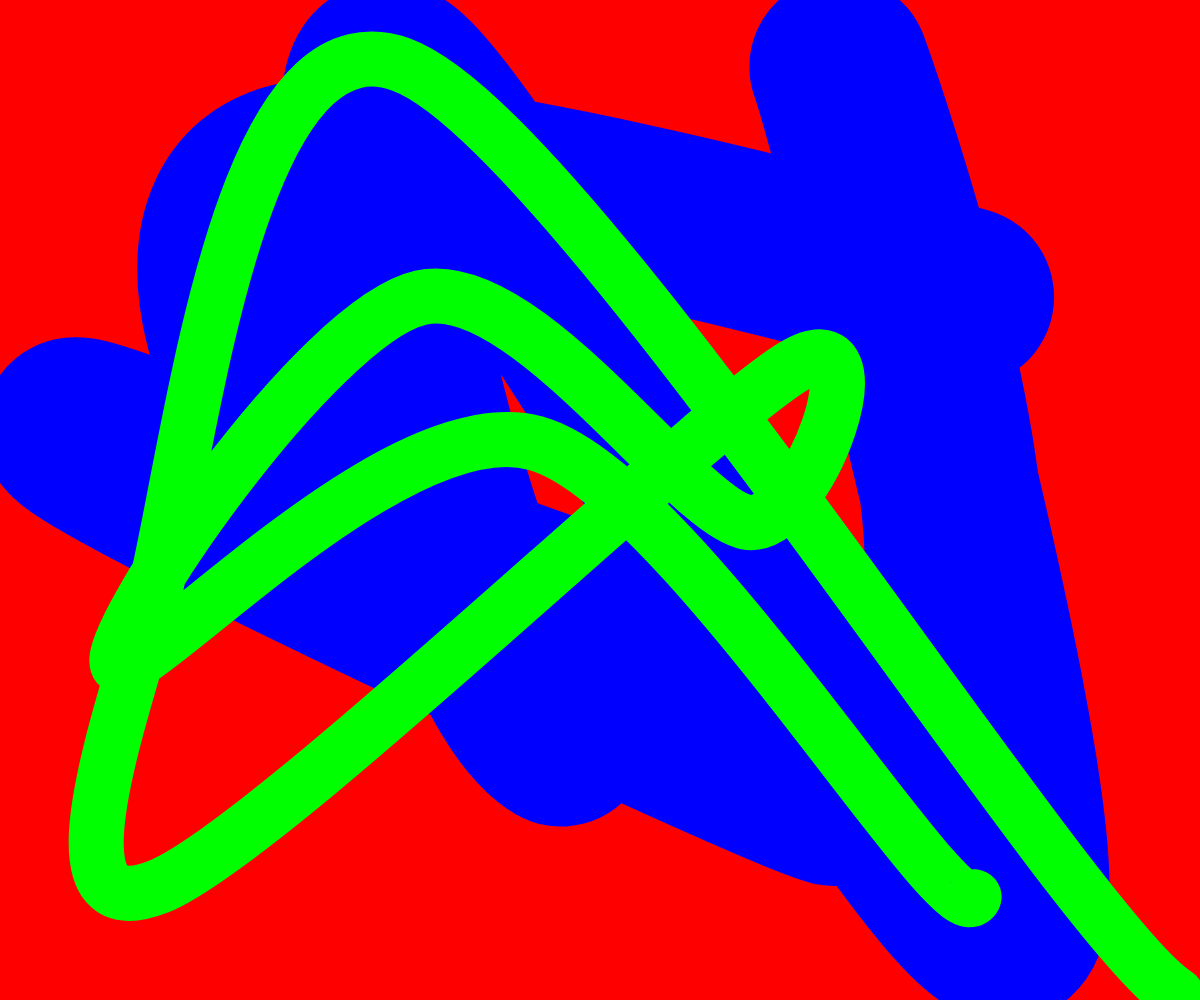
Frame 1 (no input)
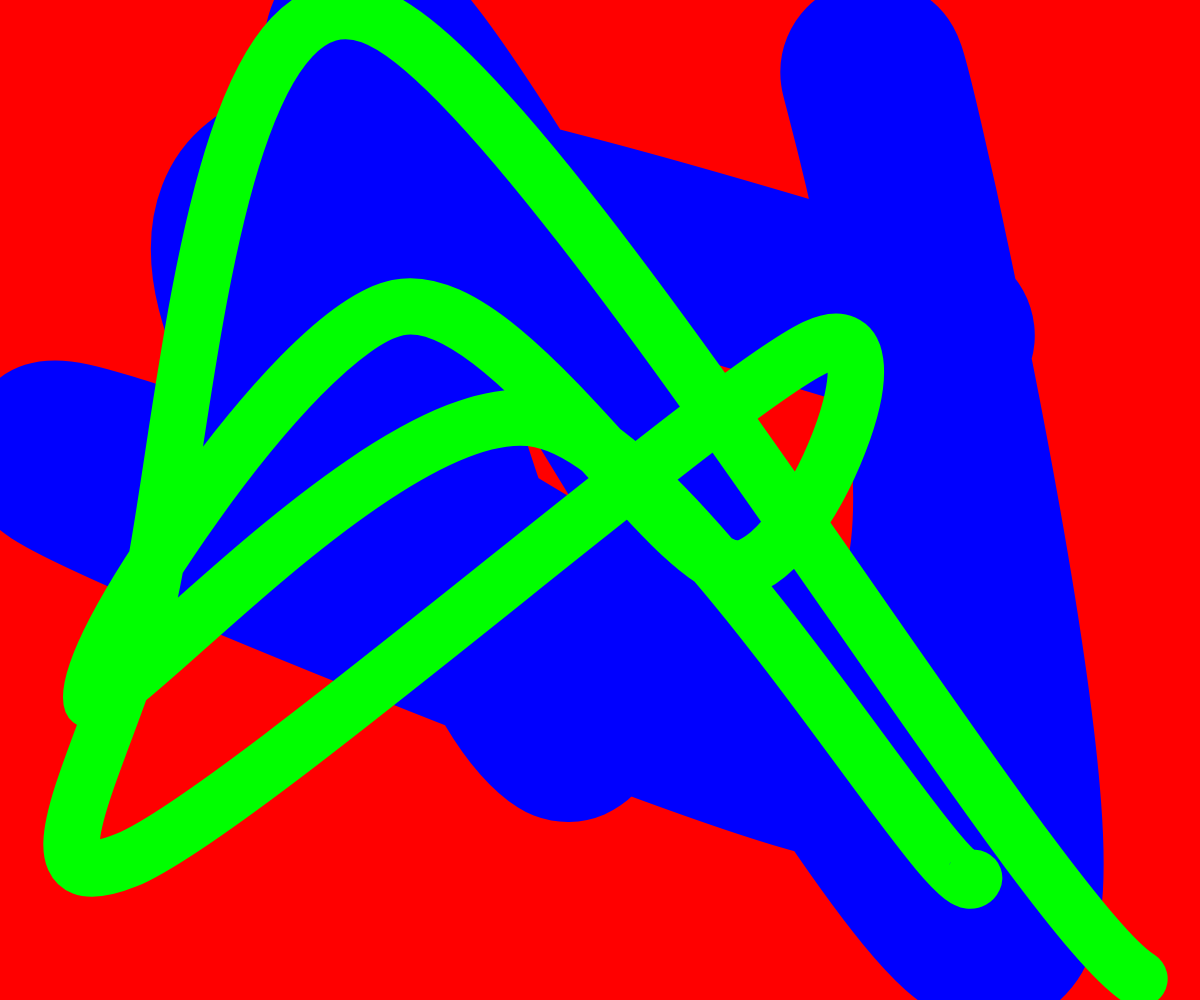
Frame 60 (no input)
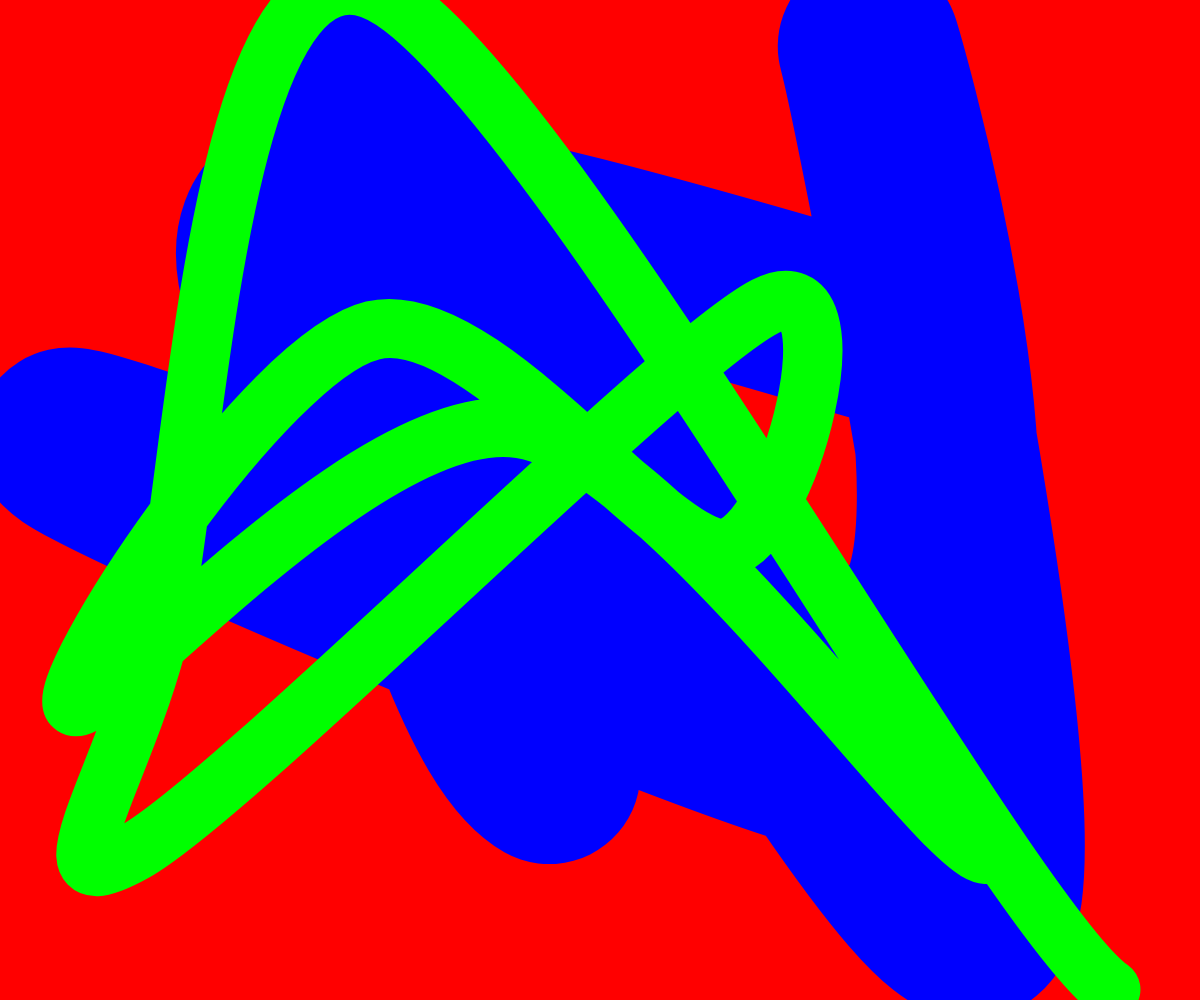
Frame 120 (the mouse pressed at the canvas centre since frame 60)

The p5.js sketch that drew these frames (run headless with seeded random() and noise() and a simulated clock; from frame 60 on, the mouse is pressed at the canvas centre):

// p5.js sketch
// ── sketch.js
function windowResized() {
  resizeCanvas(windowWidth, windowHeight);
}
function setup() {
   noCursor();
  createCanvas(windowWidth, windowHeight);
  //background(random(red,green,blue));
  x = random(5,height/4);
  y = random(5,height/4);
  gx1 = random(0, width)
  gy1 = random(0, height);
  gx2 = random(0, width)
  gy2 = random(0, height);
  gx3 = random(0, width)
  gy3 = random(0, height);
  gx4 = random(0, width)
  gy4 = random(0, height);
  gx5 = random(0, width)
  gy5 = random(0, height);
  gx6 = random(0, width)
  gy6 = random(0, height);
  gx7 = random(0, width)
  gy7 = random(0, height);
  gx8 = random(0, width)
  gy8 = random(0, height);
  gx9 = random(0, width)
  gy9 = random(0, height);
  gx10 = random(0, width)
  gy10 = random(0, height);
  gx11 = random(0, width)
  gy11 = random(0, height);
  gx12 = random(0, width)
  gy12 = random(0, height);
  
  bx1 = random(0, width)
  by1 = random(0, height);
  bx2 = random(0, width)
  by2 = random(0, height);
  bx3 = random(0, width)
  by3 = random(0, height);
  bx4 = random(0, width)
  by4 = random(0, height);
  bx5 = random(0, width)
  by5 = random(0, height);
  bx6 = random(0, width)
  by6 = random(0, height);
  bx7 = random(0, width)
  by7 = random(0, height);
  bx8 = random(0, width)
  by8 = random(0, height);
  bx9 = random(0, width)
  by9 = random(0, height);
  bx10 = random(0, width)
  by10 = random(0, height);
  bx11 = random(0, width)
  by11 = random(0, height);
  bx12 = random(0, width)
  by12 = random(0, height);
  
}

function draw() {
  
  x += random(-1,1);
  y += random(-1,1);
  

  background(255,0,0);

  strokeWeight(y);
  
  stroke(0,0,255);
strokeWeight(x);


noFill();
beginShape();
curveVertex(gx1, gy1);
curveVertex(gx2, gy2);
curveVertex(gx3, gy3);
curveVertex(gx4, gy4);
curveVertex(gx5, gy5);
curveVertex(gx6, gy6);
curveVertex(gx7, gy7);
curveVertex(gx8, gy8);
curveVertex(gx9, gy9);
curveVertex(gx10, gy10);
curveVertex(gx11, gy11);
curveVertex(gx12, gy12);
endShape();
  
  stroke(0,255,0);
  strokeWeight(y);
  noFill();
beginShape();
curveVertex(bx1, by1);
curveVertex(bx2, by2);
curveVertex(bx3, by3);
curveVertex(bx4, by4);
curveVertex(bx5, by5);
curveVertex(bx6, by6);
curveVertex(bx7, by7);
curveVertex(bx8, by8);
curveVertex(bx9, by9);
curveVertex(bx10, by10);
curveVertex(bx11, by11);
curveVertex(bx12, by12);
endShape();
  
  gx1 += random(-5, 5);
  gy1 += random(-5, 5);
  gx2 += random(-5, 5);
  gy2 += random(-5, 5);
  gx3 += random(-5, 5);
  gy3 += random(-5, 5);
  gx4 += random(-5, 5);
  gy4 += random(-5, 5);
  gx5 += random(-5, 5);
  gy5 += random(-5, 5);
  gx6 += random(-5, 5);
  gy6 += random(-5, 5);
  gx7 += random(-5, 5);
  gy7 += random(-5, 5);
  gx8 += random(-5, 5);
  gy8 += random(-5, 5);
  gx9 += random(-5, 5);
  gy9 += random(-5, 5);
  gx10 += random(-5, 5);
  gy10 += random(-5, 5);
  gx11 += random(-5, 5);
  gy11 += random(-5, 5);
  gx12 += random(-5, 5);
  gy12 += random(-5, 5);
  
  bx1 += random(-5, 5);
  by1 += random(-5, 5);
  bx2 += random(-5, 5);
  by2 += random(-5, 5);
  bx3 += random(-5, 5);
  by3 += random(-5, 5);
  bx4 += random(-5, 5);
  by4 += random(-5, 5);
  bx5 += random(-5, 5);
  by5 += random(-5, 5);
  bx6 += random(-5, 5);
  by6 += random(-5, 5);
  bx7 += random(-5, 5);
  by7 += random(-5, 5);
  bx8 += random(-5, 5);
  by8 += random(-5, 5);
  bx9 += random(-5, 5);
  by9 += random(-5, 5);
  bx10 += random(-5, 5);
  by10 += random(-5, 5);
  bx11 += random(-5, 5);
  by11 += random(-5, 5);
  bx12 += random(-5, 5);
  by12 += random(-5, 5);
  

}

function mousePressed() {
    let fs = fullscreen();
    fullscreen(!fs);
  }
